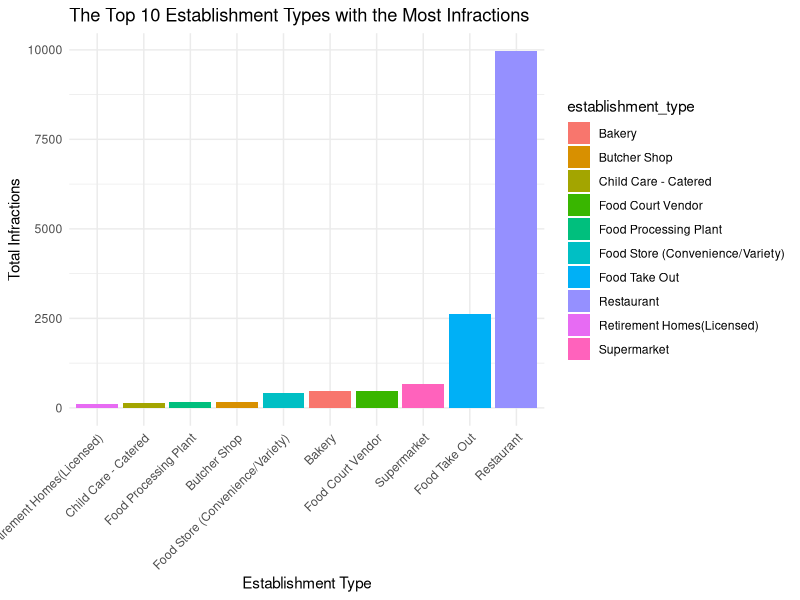
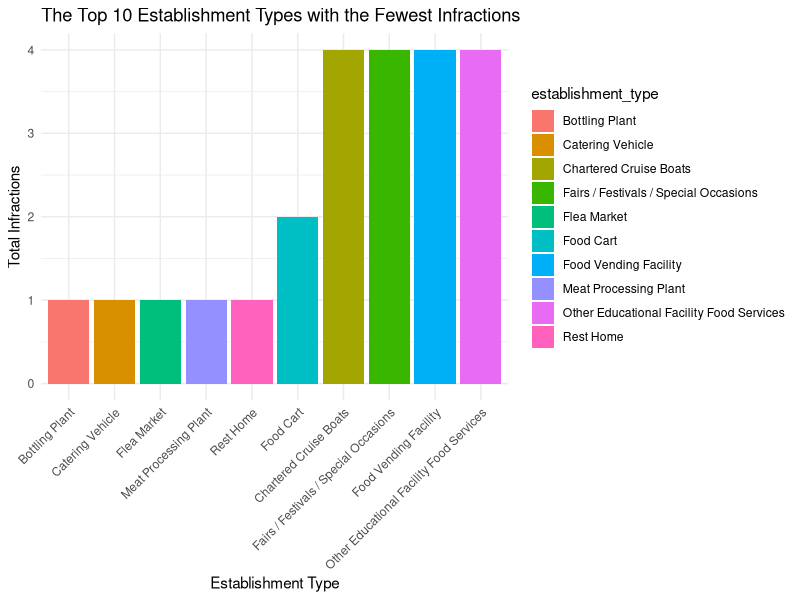

Write the R code that produced these figures, in order.
#### Preamble ####
# Purpose: Explore the cleaned data from "outputs/data/cleaned_data.csv"
# Author: Heyucheng Zhang
# Date: 17 January 2024 
# Contact: heyucheng.zhang@mail.utoronto.ca
# License: None
# Pre-requisites: 00-simulate_data.R，01-download_data.R 02-data_cleaning.R and 03-test_data.R


#### Workspace setup ####
install.packages("knitr")
library(tidyverse)
library(knitr)

#### Explore ####
# Read data
cleaned_data <- read_csv("outputs/data/cleaned_data.csv")

# Summary
summary <- cleaned_data |>
  group_by(establishment_type) |>
  summarise(significant_infractions = sum(severity == "S - Significant"),
            crucial_infractions = sum(severity == "C - Crucial")) |>
  mutate(total_infractions = significant_infractions + crucial_infractions) |>
  ungroup() |>
  arrange(desc(total_infractions))

top_10 <- head(summary, 10)
summary_asc <- summary |> arrange(total_infractions)
bottom_10 <- head(summary_asc, 10)

#### Tables ####

# Make tables
top_10 |> kable()
bottom_10 |> kable()

#### Graphs ####

# Make graphs
top_10 |> 
  ggplot(aes(x = reorder(establishment_type, total_infractions), 
             y = total_infractions, fill = establishment_type)) +
  geom_col() +
  labs(title = "The Top 10 Establishment Types with the Most Infractions",
       x = "Establishment Type", y = "Total Infractions") +
  theme_minimal() +
  theme(axis.text.x = element_text(angle = 45, hjust = 1))

bottom_10 |>
  ggplot(aes(x = reorder(establishment_type, total_infractions), 
             y = total_infractions, fill = establishment_type)) +
  geom_col() +
  labs(title = "The Top 10 Establishment Types with the Fewest Infractions",
       x = "Establishment Type", y = "Total Infractions") +
  theme_minimal() +
  theme(axis.text.x = element_text(angle = 45, hjust = 1))

#### Save analysis data ####
write_csv(summary, "outputs/data/analysis_data.csv")
